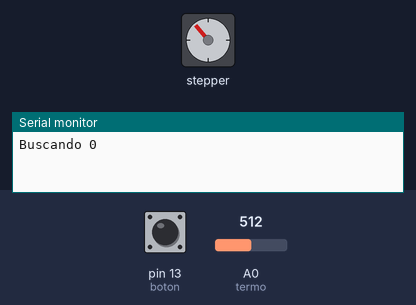
Recording of a sketch running on a simulated Arduino Uno, built with avr-gcc and run on an emulated ATmega328P. Parts: stepper motor, the last lines printed to the serial monitor. The inputs (shaded band) are chosen by the test bench; at power-on: pin 13 (boton) HIGH, A0 (termo) = 512. Stepper angles assume 512 steps per turn.

Above: at 0.8 s.
0.9 s: pin 13 (boton) pulled LOW for 0.15 s
At 1.87 s:
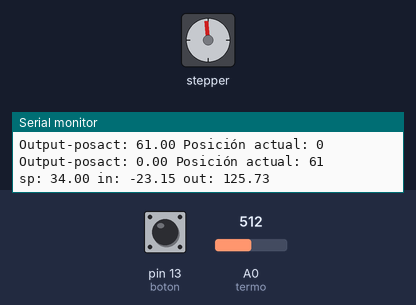
3.9 s: A0 (termo) set to 716
At 4.29 s:
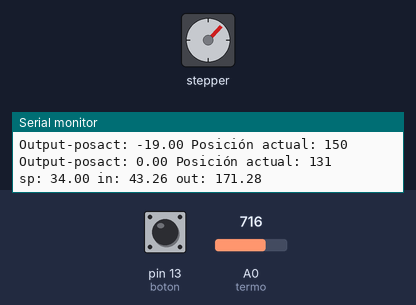
At 4.77 s:
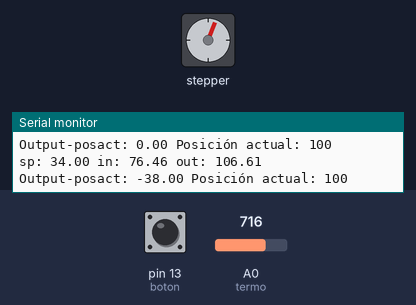
6.9 s: pin 13 (boton) pulled LOW for 1 s
Timing chart, 0 to 29.6 s (numbered marks = the images above; inputs shaded):
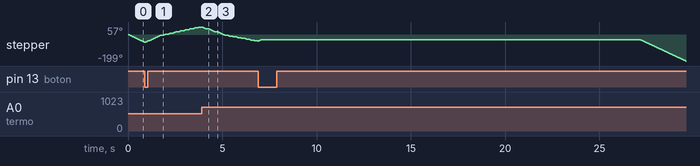

The sketch:

PID_calefont_rd.ino
```cpp
/* Version 12.9.18
 *  Redboard
 *  LM335
 *  Motor stepper chico
 *  Suavizado de lectura analoga y promediado (numReadings)
 *  Se ven correctos los valores a numReading*delayloop/1000 segundos
 *  Imprime valores por puerto serial para debugging
 *  Importante fijar maxLlave antes para no forzar motor ni valvula calefon
 *  4.9: ajuste kp ki de 4 6 a 2 3 por sobre oscilaciones
 *  cambio sp a 35
 *  5.9 cambio sp a 37
 *  8.9 ki de 3 a 1 para ver si oscila menos
 *  9.9 vuelta a ki 4 y max 150 y sp 35
 *  12.9 sp a 37 mapeo out, delay loop 200 a 100 sampleT 500 a 400
 *  kp 1.5 ki 3.5
*/

#include "Stepper_28BYJ_48.h"
#include <PID_v1.h>

#define Spoint 34 //ºC temp agua salida
//#define minLlave 0 //pasos pos minimo llave
#define maxLlave 150 //pasos pos max llave
//#define sampleT 400 //actualizacion PID en ms
#define delayloop 100 //ms actualización loop, baja posible
#define kape 1.5 //Kp
#define kai 3.5 //Ki
#define kade 0 //Kd
#define boton 13 //boton de posición minima valvula gas
#define p0 8
#define p1 9
#define p2 10
#define p3 11
#define termo 0 //A0 entrada termometro
const byte numReadings = 3; // number of readings for smoothing (max 64)

int readings[numReadings]; // readings from the analogue input
byte index = 0; // index of the current reading
unsigned int total = 0; // running total
int posact = 0; //posicion actual del motor
//int posnew = 0; //posicion nueva del motor
double Setpoint, Input, Output, salida; //Define Variables we'll be connecting to
double Kp=kape, Ki=kai, Kd=kade; //Specify the links and initial tuning parameters

PID myPID(&Input, &Output, &Setpoint, Kp, Ki, Kd, DIRECT);
Stepper_28BYJ_48 stepper(p3,p2,p1,p0); //in4, in3, in2, in1

void setup(){
  Serial.begin(9600);
  for (index = 0; index < numReadings; index++) { // fill the array for faster startup
    readings[index] = analogRead(termo);
    delay(10); //for analog input to stabilize
    total = total + readings[index];
  }
  index = 0; // reset
  pinMode(boton, INPUT_PULLUP);
  Setpoint = Spoint;
  posact = buscacero();
  myPID.SetMode(AUTOMATIC); //turn the PID on
}

void loop()
{
  total = total - readings[index]; // subtract the last reading
  readings[index] = analogRead(termo); // one unused reading to clear ghost charge
  delay(5); // que se estabilice
  readings[index] = analogRead(termo); // read from the sensor
  total = total + readings[index]; // add the reading to the total
  index += 1; // advance to the next position in the array
  if (index >= numReadings) // if we're at the end of the array
    index = 0; // wrap around to the beginning

  Input = total/numReadings/1024.0*5000/10-273.15; // convert value to temp
  myPID.Compute();
  if(Output == 0)
  {
    posact = buscacerolento();
    }
  imprime(Setpoint, Input, Output);
  posact = memuevo(posact, Output);
  delay(delayloop);
}

int memuevo(int posac, float out)
{
  int outmap = (int)map(out, 0, 255, 0, maxLlave);
  //if(posac != outmap) //si me tengo que mover
  if(abs(posac - outmap)>=5)//me muevo solo si son mas de 5 pasos
  {
    imprime2(outmap-posac, posac);
    stepper.step(outmap-posac); //me muevo
    posac += (outmap-posac); //actualizo posición actual
  }
  imprime2(outmap-posac, posac);
  return posac;
}

float lee(int analoga)
{
  int rawvoltage= analogRead(analoga);
  float millivolts= (rawvoltage/1024.0) * 5000;
  float celsius= (millivolts/10) - 273.15;
  return celsius;
}

int buscacero(){
  Serial.println("Buscando 0");
  while(digitalRead(boton) == HIGH ){ //cuando boton se va a cero
    stepper.step(-1);
  }
  stepper.step(15); //para que no quede forzado
  return 0;//estamos en 0
}

int buscacerolento(){
  Serial.println("Buscando 0");
  while(digitalRead(boton) == HIGH ){ //cuando boton se va a cero
    stepper.step(-1);
  }
  stepper.step(15); //para que no quede forzado
  delay(20000);
  return 0;//estamos en 0
}

void imprime(float sp, float in, float out)
{
  Serial.print("sp:");
  Serial.print(" ");
  Serial.print(sp);
  Serial.print(" ");
  Serial.print("in:");
  Serial.print(" ");
  Serial.print(in);
  Serial.print(" ");
  Serial.print("out:");
  Serial.print(" ");
  Serial.print(out);
  Serial.println(" ");
  delay(10);
}

void imprime2(float dif, int posactual)
{
  Serial.print("Output-posact: ");
  Serial.print(dif);
  Serial.print(" Posición actual: ");
  Serial.println(posactual);
  delay(10);
}
```

Measured:
- after the input at 3.9 s, stepper: keeps turning counter-clockwise at about 36°/s, starting at once
